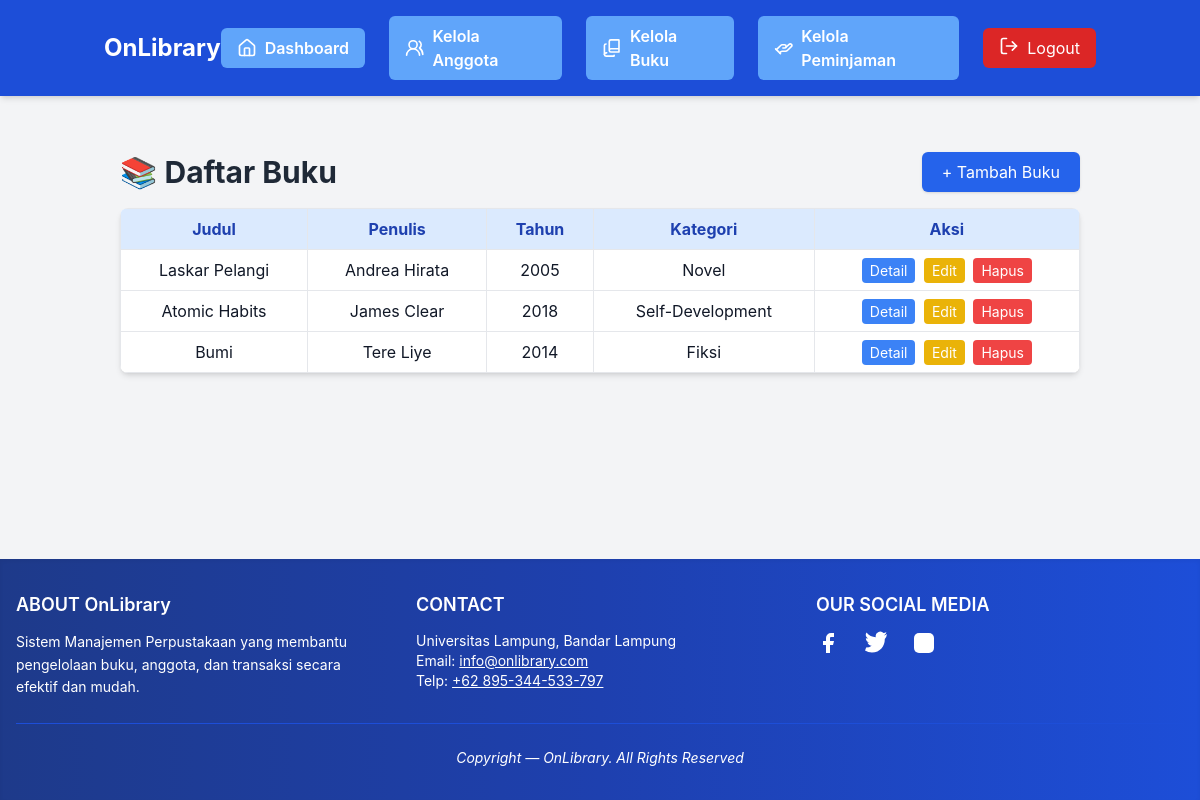
Page /views/buku/list.php (signed in) on the committed database.
### tables this page shows
CREATE TABLE `buku` (
  `id` int NOT NULL AUTO_INCREMENT,
  `judul` varchar(255) NOT NULL,
  `penulis` varchar(255) NOT NULL,
  `penerbit` varchar(255) NOT NULL,
  `tahun_terbit` varchar(255) NOT NULL,
  `isbn` varchar(20) NOT NULL,
  `kategori` varchar(100) DEFAULT NULL,
  `deskripsi` text,
  `stok` int DEFAULT '0',
  `image_path` varchar(255) DEFAULT NULL,
  `created_at` timestamp NULL DEFAULT CURRENT_TIMESTAMP,
  PRIMARY KEY (`id`),
  UNIQUE KEY `isbn` (`isbn`)
);

### includes/config.php (called while the page is built, shortened)
<?php
$user = $_SESSION['user'] ?? null;
$is_logged_in = isset($user);
$role = $is_logged_in ? strtolower($user['role']) : 'guest';

### functions/buku.php (called while the page is built, shortened)
<?php
require_once __DIR__ . '/../includes/db_connection.php';
function getBooks() {
    global $conn;
    $sql = "SELECT * FROM buku";
    $result = $conn->query($sql);
    return $result;
}
?>

### views/buku/list.php (the view, shortened to what this page needs)
<?php
require_once __DIR__ . '/../../includes/header.php';
require_once __DIR__ . '/../../functions/buku.php';
$books = getBooks();
?>
<?php if ($role === "user"): ?>
    <div class="max-w-7xl mx-auto px-4 py-8">
        <h1 class="text-3xl font-bold">Rekomendasi Buku</h1>
        <p class="text-gray-600 mt-1">Temukan inspirasi baca kamu!</p>
              <?php if (isset($_SESSION['error'])): ?>
        <div class="bg-red-100 border border-red-400 text-red-700 px-4 py-3 rounded mb-4">
          <?= $_SESSION['error']; unset($_SESSION['error']); ?>
        </div>
      <?php endif; ?>
      <?php if (isset($_SESSION['success'])): ?>
        <div class="bg-yellow-100 border border-yellow-400 text-yellow-700 px-4 py-3 rounded mb-4">
          <?= $_SESSION['success']; unset($_SESSION['success']); ?>
        </div>
      <?php endif; ?>
        <div class="grid grid-cols-2 md:grid-cols-3 lg:grid-cols-5 gap-4 mt-6">
            <?php if (!empty($books)): ?>
                <?php foreach ($books as $book): ?>
                    <a href="detail.php?id=<?= $book["id"] ?>">
                        <div class="relative rounded-lg overflow-hidden shadow-md">
                            <img src="<?= htmlspecialchars($book['image_path'] ?? 'https://bukukita.com/babacms/displaybuku/95219_f.jpg'); ?>"
                                alt="<?= htmlspecialchars($book['judul']); ?>" class="h-72 w-full object-cover">
                            <div class="absolute bottom-0 w-full bg-black bg-opacity-60 text-white p-2">
                                <div class="text-sm text-blue-100"><?= htmlspecialchars($book['kategori']); ?></div>
                                <div class="font-semibold truncate"><?= htmlspecialchars($book['judul']); ?></div>
                                <div class="text-sm truncate"><?= htmlspecialchars($book['penulis']); ?></div>
                            </div>
                        </div>
                    </a>
                <?php endforeach; ?>
            <?php else: ?>
                <p class="text-gray-500">Belum ada buku tersedia.</p>
            <?php endif; ?>
        </div>
    </div>
<?php elseif ($role === "admin"): ?>
    <div class="container mx-auto px-4 py-6">
        <div class="flex justify-between items-center mb-4">
            <h1 class="text-3xl font-bold text-gray-800">📚 Daftar Buku</h1>
            <a href="../buku/list.php"
                class="bg-blue-600 hover:bg-blue-700 text-white px-5 py-2 rounded-md shadow transition duration-200">
                + Tambah Buku
            </a>
        </div>
        <div class="overflow-x-auto bg-white shadow-md rounded-lg">
            <table class="w-full table-auto border border-gray-200">
                <thead class="bg-blue-100 text-blue-800">
                    <tr>
                        <th class="px-4 pygi-2 border">Judul</th>
                        <th class="px-4 py-2 border">Penulis</th>
                        <th class="px-4 py-2 border">Tahun</th>
                        <th class="px-4 py-2 border">Kategori</th>
                        <th class="px-4 py-2 border">Aksi</th>
                    </tr>
                </thead>
                <tbody>
                    <?php if (!empty($books)): ?>
                        <?php foreach ($books as $book): ?>
                            <tr class="text-center hover:bg-gray-50">
                                <td class="px-4 py-2 border"><?= htmlspecialchars($book['judul']); ?></td>
                                <td class="px-4 py-2 border"><?= htmlspecialchars($book['penulis']); ?></td>
                                <td class="px-4 py-2 border"><?= htmlspecialchars($book['tahun_terbit']); ?></td>
                                <td class="px-4 py-2 border"><?= htmlspecialchars($book['kategori']); ?></td>
                                <td class="px-4 py-2 border space-x-1">
                                    <a href="detail.php?id=<?= $book['id']; ?>"
                                        class="bg-blue-500 hover:bg-blue-600 text-white px-2 py-1 rounded text-sm">Detail</a>
                                    <a href="edit.php?id=<?= $book['id']; ?>"
                                        class="bg-yellow-500 hover:bg-yellow-600 text-white px-2 py-1 rounded text-sm">Edit</a>
                                    <a href="delete_process.php?id=<?= $book['id']; ?>"
                                        class="bg-red-500 hover:bg-red-600 text-white px-2 py-1 rounded text-sm"
                                        onclick="return confirm('Yakin ingin menghapus buku ini?')">Hapus</a>
                                </td>
                            </tr>
                        <?php endforeach; ?>
                    <?php else: ?>
                        <tr>
                            <td colspan="5" class="text-center py-4 text-gray-500">Belum ada data buku.</td>
                        </tr>
                    <?php endif; ?>
                </tbody>
            </table>
        </div>
    </div>
<?php endif; ?>
<?php require_once __DIR__ . '/../../includes/footer.php'; ?>

### includes/header.php (style rules this page uses)
body { font-family: 'Inter', sans-serif; min-height: 100vh; display: flex; flex-direction: column; }

### rows in the picture
buku: judul "Laskar Pelangi", penulis "Andrea Hirata", tahun_terbit "2005", kategori "Novel"
buku: judul "Atomic Habits", penulis "James Clear", tahun_terbit "2018", kategori "Self-Development"
buku: judul "Bumi", penulis "Tere Liye", tahun_terbit "2014", kategori "Fiksi"
